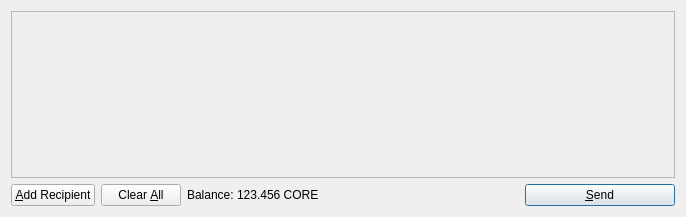
<?xml version="1.0" encoding="UTF-8"?>
<ui version="4.0">
 <class>SendCoinsDialog</class>
 <widget class="QDialog" name="SendCoinsDialog">
  <property name="geometry">
   <rect>
    <x>0</x>
    <y>0</y>
    <width>686</width>
    <height>217</height>
   </rect>
  </property>
  <property name="windowTitle">
   <string>Send Coins</string>
  </property>
  <layout class="QVBoxLayout" name="verticalLayout">
   <item>
    <widget class="QScrollArea" name="scrollArea">
     <property name="widgetResizable">
      <bool>true</bool>
     </property>
     <widget class="QWidget" name="scrollAreaWidgetContents">
      <property name="geometry">
       <rect>
        <x>0</x>
        <y>0</y>
        <width>666</width>
        <height>165</height>
       </rect>
      </property>
      <layout class="QVBoxLayout" name="verticalLayout_2">
       <property name="margin">
        <number>0</number>
       </property>
       <item>
        <layout class="QVBoxLayout" name="entries">
         <property name="spacing">
          <number>6</number>
         </property>
        </layout>
       </item>
       <item>
        <spacer name="verticalSpacer">
         <property name="orientation">
          <enum>Qt::Vertical</enum>
         </property>
         <property name="sizeHint" stdset="0">
          <size>
           <width>20</width>
           <height>40</height>
          </size>
         </property>
        </spacer>
       </item>
      </layout>
     </widget>
    </widget>
   </item>
   <item>
    <layout class="QHBoxLayout" name="horizontalLayout">
     <item>
      <widget class="QPushButton" name="addButton">
       <property name="toolTip">
        <string>Send to multiple recipients at once</string>
       </property>
       <property name="text">
        <string>&amp;Add Recipient</string>
       </property>
       <property name="icon">
        <iconset resource="../bitcoin.qrc">
         <normaloff>:/icons/add</normaloff>:/icons/add</iconset>
       </property>
       <property name="autoDefault">
        <bool>false</bool>
       </property>
      </widget>
     </item>
     <item>
      <widget class="QPushButton" name="clearButton">
       <property name="sizePolicy">
        <sizepolicy hsizetype="Minimum" vsizetype="Fixed">
         <horstretch>0</horstretch>
         <verstretch>0</verstretch>
        </sizepolicy>
       </property>
       <property name="toolTip">
        <string>Remove all transaction fields</string>
       </property>
       <property name="text">
        <string>Clear &amp;All</string>
       </property>
       <property name="icon">
        <iconset resource="../bitcoin.qrc">
         <normaloff>:/icons/remove</normaloff>:/icons/remove</iconset>
       </property>
       <property name="autoRepeatDelay">
        <number>300</number>
       </property>
       <property name="autoDefault">
        <bool>false</bool>
       </property>
      </widget>
     </item>
     <item>
      <layout class="QHBoxLayout" name="horizontalLayout_2">
       <property name="spacing">
        <number>3</number>
       </property>
       <item>
        <widget class="QLabel" name="label">
         <property name="text">
          <string>Balance:</string>
         </property>
        </widget>
       </item>
       <item>
        <widget class="QLabel" name="labelBalance">
         <property name="cursor">
          <cursorShape>IBeamCursor</cursorShape>
         </property>
         <property name="text">
          <string>123.456 CORE</string>
         </property>
         <property name="textInteractionFlags">
          <set>Qt::LinksAccessibleByMouse|Qt::TextSelectableByKeyboard|Qt::TextSelectableByMouse</set>
         </property>
        </widget>
       </item>
      </layout>
     </item>
     <item>
      <spacer name="horizontalSpacer">
       <property name="orientation">
        <enum>Qt::Horizontal</enum>
       </property>
       <property name="sizeHint" stdset="0">
        <size>
         <width>40</width>
         <height>20</height>
        </size>
       </property>
      </spacer>
     </item>
     <item>
      <widget class="QPushButton" name="sendButton">
       <property name="minimumSize">
        <size>
         <width>150</width>
         <height>0</height>
        </size>
       </property>
       <property name="toolTip">
        <string>Confirm the send action</string>
       </property>
       <property name="text">
        <string>&amp;Send</string>
       </property>
       <property name="icon">
        <iconset resource="../bitcoin.qrc">
         <normaloff>:/icons/send</normaloff>:/icons/send</iconset>
       </property>
       <property name="default">
        <bool>true</bool>
       </property>
      </widget>
     </item>
    </layout>
   </item>
  </layout>
 </widget>
 <resources>
  <include location="../bitcoin.qrc"/>
 </resources>
 <connections/>
</ui>
